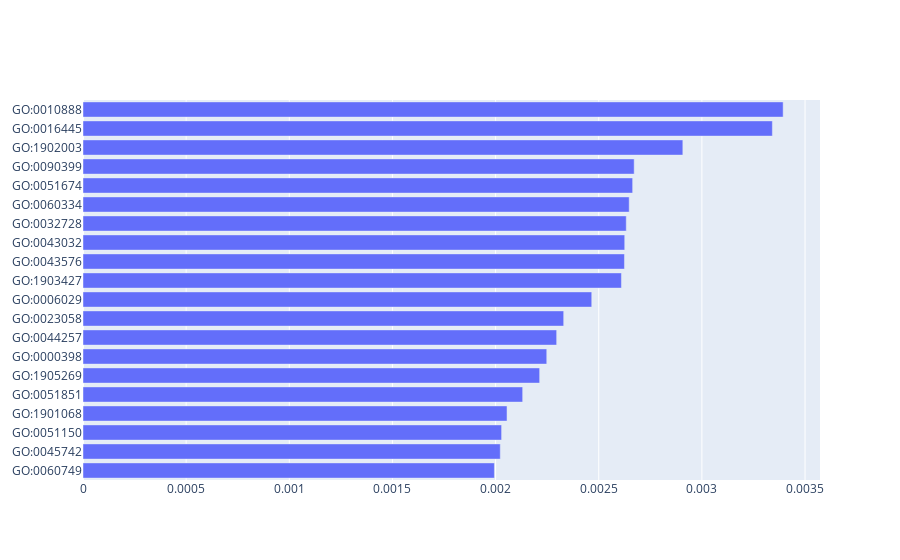

Here is the notebook cell this chart was saved with:
### Code cell
labels_brca = np.flip(np.array(leaves)[torch.argsort(layer0_brca_attr.cpu(), descending=True)][:20])

sankey_node_fullname_brca = go_name_converter(labels_brca, go_dag)

fig = go.Figure(go.Bar(
            x=layer0_brca_attr[torch.argsort(layer0_brca_attr.cpu(), descending=True)][:20].cpu().flip(0),
            y=labels_brca,
            customdata=sankey_node_fullname_brca,
            hovertemplate = "%{y}: %{customdata}<extra></extra>",
            orientation='h'))

fig.write_html("BRCA_barplot_level0.html")
fig.show()

### Figure 1 — Plotly figure (JSON) as saved in the notebook; plotly's stock layout.template omitted (floating-point values rounded to 4 significant figures)
{"data": [{"customdata": ["mammary gland alveolus development", "positive regulation of epidermal growth factor receptor signaling pathway", "regulation of smooth muscle cell differentiation", "guanosine-containing compound metabolic process", "modulation by host of symbiont process", "positive regulation of chromatin organization", "mRNA splicing, via spliceosome", "protein catabolic process", "adaptation of signaling pathway", "proteoglycan metabolic process", "negative regulation of reactive oxygen species biosynthetic process", "regulation of respiratory gaseous exchange", "positive regulation of macrophage activation", "positive regulation of interferon-beta production", "regulation of type II interferon-mediated signaling pathway", "localization of cell", "replicative senescence", "regulation of amyloid-beta formation", "somatic diversification of immunoglobulins", "negative regulation of lipid storage"], "hovertemplate": "%{y}: %{customdata}<extra></extra>", "orientation": "h", "type": "bar", "x": [0.001994, 0.002023, 0.002029, 0.002055, 0.002131, 0.002214, 0.002248, 0.002296, 0.00233, 0.002466, 0.00261, 0.002625, 0.002626, 0.002633, 0.002648, 0.002664, 0.002672, 0.002908, 0.003342, 0.003394], "y": ["GO:0060749", "GO:0045742", "GO:0051150", "GO:1901068", "GO:0051851", "GO:1905269", "GO:0000398", "GO:0044257", "GO:0023058", "GO:0006029", "GO:1903427", "GO:0043576", "GO:0043032", "GO:0032728", "GO:0060334", "GO:0051674", "GO:0090399", "GO:1902003", "GO:0016445", "GO:0010888"]}], "layout": {}}
